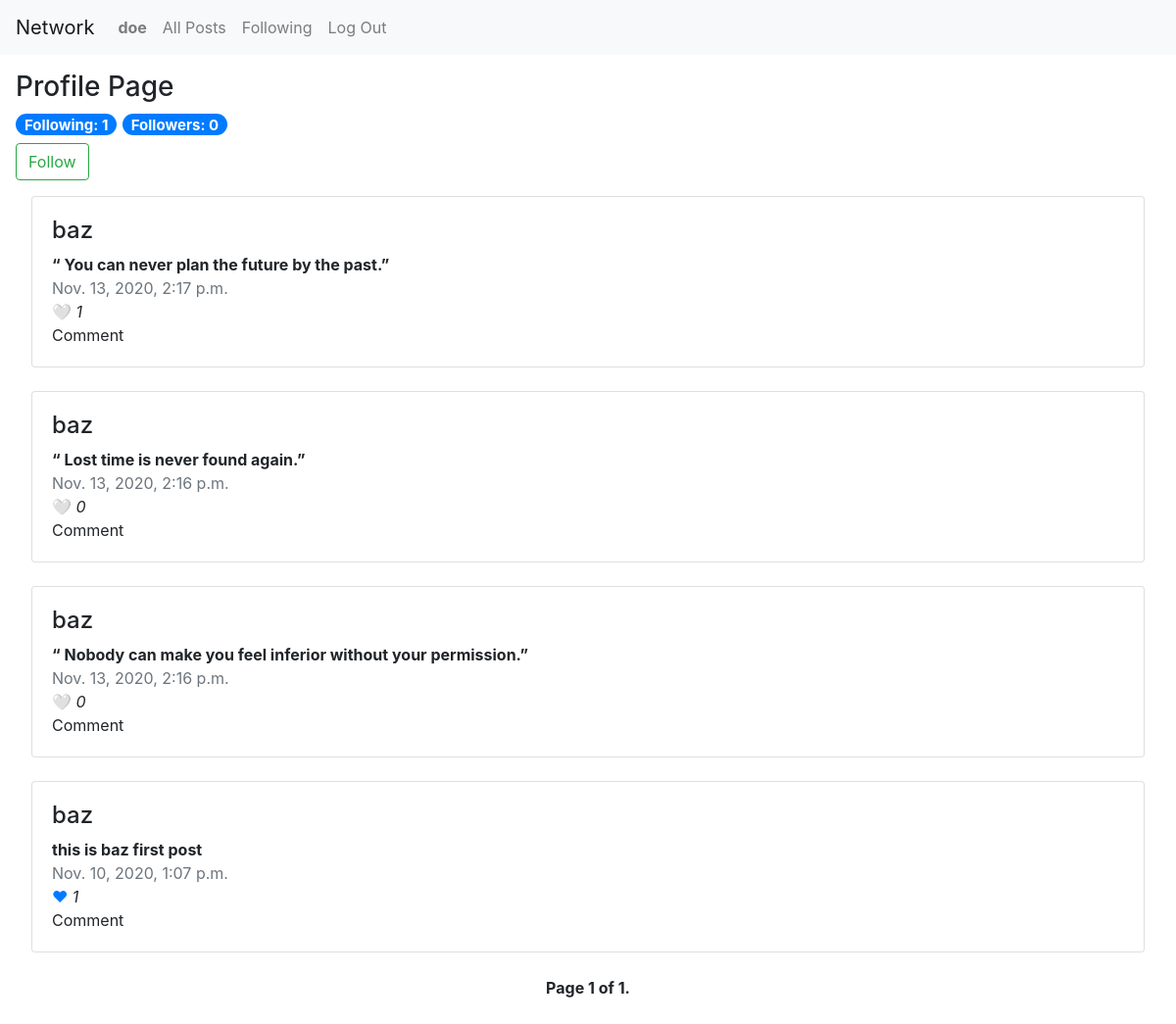
The page /profile/baz (signed in) on the database its author committed.
### network/models.py (models this page shows)
class User(AbstractUser):
    pass

class NewPost(models.Model):
    creator = models.CharField(max_length=64)
    text = models.TextField(verbose_name="Description")
    image = models.URLField(blank=True, verbose_name="Image URL", null=True)
    like = models.IntegerField()
    timeStamp = models.DateTimeField(auto_now_add=True,null=True)
    liked = models.ManyToManyField(User, blank=True, related_name="liked_user")
    objects = models.Manager()

### network/views.py (the view)
# urls.py: path("profile/<str:name>", views.profile, name="profile"),
def profile(request, name):
    try:
        profile = User.objects.get(username=name)
        message = []
        if request.user.username:
            try:
                flw = Follow.objects.filter(profile=profile, following=request.user)
                f = 'yes'
                if not flw:
                    f = ''
            except:
                f = ''
        else:
            f = ''
        try:
            posts = NewPost.objects.filter(creator=profile).order_by("-timeStamp")
            flw = Follow.objects.filter(profile=profile)
            followers = len(flw)
            flw = Follow.objects.filter(following=profile)
            following = len(flw)
            paginator = Paginator(posts, 10)
            page_number = request.GET.get('page')
            page_obj = paginator.get_page(page_number)
        except:
            "not found"
        return render(request, "network/profile.html", {
            "posts" : posts,
            "name" : name,
            "follow" : f,
            "following" : following,
            "followers" : followers,
            "page_obj" : page_obj
        })
    except:
        message.append(f"{name}, not found!")
        return render(request, "network/profile.html", {
            "messages" : message,
            "name" : name
        })

### network/templates/network/profile.html (shortened to what this page needs)
{% extends "network/layout.html" %}
{% block body %}
    <h3>Profile Page</h3>
    <h5><span class="badge badge-pill badge-primary">Following:  {{following}}</span>
    <span class="badge badge-pill badge-primary">Followers:  {{followers}}</span></span></h4>
    {% if user.is_authenticated %}
        {% if user.username != name %}
            {% if follow != "yes" %}
            <form  action="{% url 'follow' name %}" method="post">
                <button class="btn btn-outline-success" type="submit">Follow</button>
            </form>
            {% else %}
            <form  action="{% url 'unfollow' name %}" method="post">
                {% csrf_token %}
                <button class="btn btn-outline-danger" type="submit">UnFollow</button>
            </form>
            {% endif %}
        {% endif %}
    {% endif %}
    {% if posts %}
    <div class="card-column" style="padding: 1em;">
        {% for post in page_obj %}
            <div class="card">
                <div class="card-body">
                <ul class="list-group list-group-horizontal" style="list-style-type: none;">
                    <li>
                        <a href="{% url 'profile' post.creator %}" style="color:inherit" id="creator-{{post.id}}"><h4>{{ post.creator }}</h4></a>
                        <strong id="post-{{post.id}}">{{ post.text }}</strong><br>
                        <a class="text-muted">{{ post.timeStamp }}<br>
                        {% if user.is_authenticated %}
                        {% if not request.user in post.liked.all %}
                            <a href="javascript:toggle({{post.id}})" id="like-{{post.id}}" style="text-decoration:none;">🤍</a>
                        {% else %}
                            <a href="javascript:toggle({{post.id}})" id="like-{{post.id}}" style="text-decoration:none;">❤</a>
                        {% endif %}
                        {% else %}
                            Likes:
                        {% endif %}
                        <i id="numLike-{{post.id}}">{{ post.like }}</i><br>
                        Comment</a>
                    </li>
                </ul>
                </div>
            </div>
            <br>
        {% endfor %}
        <div class="pagination justify-content-center">
            <span class="step-links">
                <span class="current">
                    <strong>Page {{ page_obj.number }} of {{ page_obj.paginator.num_pages }}.</strong>
                </span>
            </span>
        </div>
    </div>
    {% endif %}
{% endblock %}

### network/templates/network/layout.html (shortened to what this page needs)
{% load static %}
<!DOCTYPE html>
<html lang="en">
    <head>
        <link rel="stylesheet" href="https://stackpath.bootstrapcdn.com/bootstrap/4.4.1/css/bootstrap.min.css">
        <link href="{% static 'network/styles.css' %}" rel="stylesheet">
    </head>
    <body>
        <nav class="navbar navbar-expand navbar-light bg-light">
            <a class="navbar-brand" href="{% url 'index' %}">Network</a>
            <div>
              <ul class="navbar-nav mr-auto">
                {% if user.is_authenticated %}
                    <li class="nav-item">
                        <a class="nav-link" href="{% url 'profile' user.username %}"><strong>{{ user.username }}</strong></a>
                    </li>
                {% endif %}
                <li class="nav-item">
                  <a class="nav-link" href="{% url 'index' %}">All Posts</a>
                </li>
                {% if user.is_authenticated %}
                    <li class="nav-item">
                        <a class="nav-link" href="{% url 'following' %}">Following</a>
                    </li>
                    <li class="nav-item">
                        <a class="nav-link" href="{% url 'logout' %}">Log Out</a>
                    </li>
                {% endif %}
              </ul>
            </div>
          </nav>
        <div class="body">
            <div style="padding: 1em;">
            {% block body %}
            {% endblock %}
            </div>
        </div>
    </body>
</html>

### rows shown on the page
User: username "doe"
NewPost: creator "baz", text "“ You can never plan the future by the past.”", timeStamp "Nov. 13, 2020, 2:17 p.m.", like "1"
NewPost: creator "baz", text "“ Lost time is never found again.”", timeStamp "Nov. 13, 2020, 2:16 p.m.", like "0"
NewPost: creator "baz", text "“ Nobody can make you feel inferior without your permission.”", timeStamp "Nov. 13, 2020, 2:16 p.m.", like "0"
NewPost: creator "baz", text "this is baz first post", timeStamp "Nov. 10, 2020, 1:07 p.m.", like "1"

### other values the page prints
{{ following }} "1"
{{ followers }} "0"
{{ page_obj.number }} "1"
{{ page_obj.paginator.num_pages }} "1"
